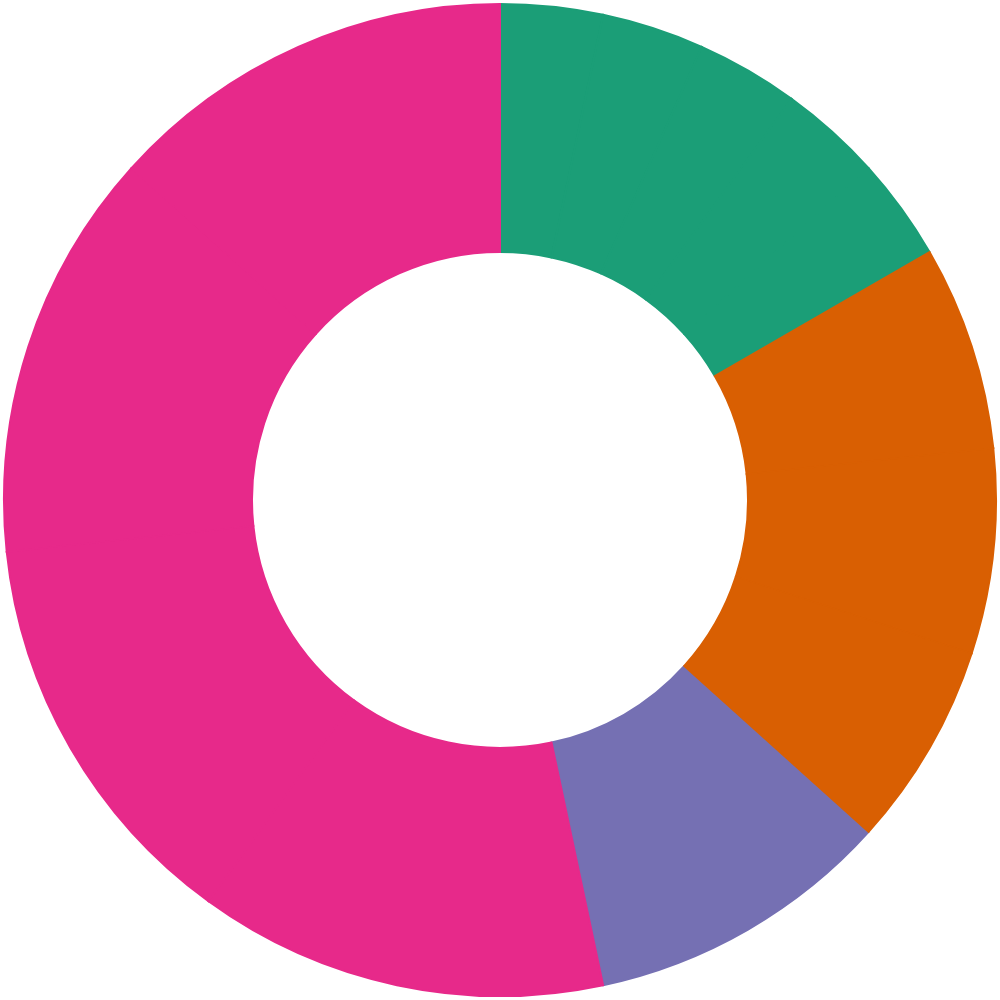

Source (Vega-Lite JSON):
### Vega specification from a JSON file in a GitHub repository (floating-point values rounded to 4 significant figures)
{"$schema": "https://vega.github.io/schema/vega/v3.0.json", "width": 500, "height": 500, "autosize": "fit", "signals": [{"name": "selected", "value": "", "on": [{"events": "arc:click!", "update": "datum"}, {"events": "dblclick!", "update": "''"}]}, {"name": "hovered", "value": "", "on": [{"events": "arc:mouseover!", "update": "datum"}, {"events": "arc:mouseout!", "update": "''"}]}], "data": [{"name": "table", "values": [{"assigneeId": 1, "assignee": "Samsung", "ipcId": 1, "ipcs": "Biocompatible crosslinked polymer preparation but with some new keywords as this is IPC number 11.", "records": 28, "strength": 87}, {"assigneeId": 1, "assignee": "Samsung", "ipcId": 2, "ipcs": "New biocompatible polyhydroxyalkanoate -  having a controlled degradation rate of less  than one year under physiological conditions.", "records": 58, "strength": 77}, {"assigneeId": 1, "assignee": "Samsung", "ipcId": 3, "ipcs": "Elastic substantially linear olefin polymers  with processability similar to high branched  LDPE but strength and toughness of LLDPE.", "records": 34, "strength": 24}, {"assigneeId": 1, "assignee": "Samsung", "ipcId": 4, "ipcs": "Elastic substantially linear olefin polymers  with processability similar to high branched  LDPE but strength and toughness of LLDPE.", "records": 89, "strength": 111}, {"assigneeId": 1, "assignee": "Samsung", "ipcId": 5, "ipcs": "Processability similar to high branched  LDPE but strength.", "records": 55, "strength": 78}, {"assigneeId": 2, "assignee": "Sony", "ipcId": 6, "ipcs": "New biocompatible polyhydroxyalkanoate -  having a controlled degradation rate of less  than one year under physiological conditions.", "records": 55, "strength": 55}, {"assigneeId": 2, "assignee": "Sony", "ipcId": 7, "ipcs": "Elastic substantially linear olefin polymers  with processability similar to high branched  LDPE but strength and toughness of LLDPE.", "records": 43, "strength": 43}, {"assigneeId": 3, "assignee": "Motorola", "ipcId": 8, "ipcs": "Biocompatible crosslinked polymer  preparation by nucleophilic-electrophilic  group reaction between functional polymer  and crosslinking agent, useful e.g. for  preventing surgical adhesions or for drug  delivery.", "records": 91, "strength": 91}, {"assigneeId": 4, "assignee": "Apple", "ipcId": 9, "ipcs": "Ethylene polymer, partic. substantially linear  ethylene polymer has melt flow ratio of at least  5.63, mol. wt. distribution of 1.5-2.5, greater  critical shear stress than similar polymers and  had improved processability.", "records": 81, "strength": 81}, {"assigneeId": 4, "assignee": "Apple", "ipcId": 10, "ipcs": "Elastic substantially linear olefin polymers  with processability similar to high branched  LDPE but strength and toughness of LLDPE.", "records": 53, "strength": 53}, {"assigneeId": 4, "assignee": "Apple", "ipcId": 11, "ipcs": "Processability similar to high branched  LDPE but strength.", "records": 19, "strength": 19}, {"assigneeId": 4, "assignee": "Apple", "ipcId": 12, "ipcs": "Biocompatible crosslinked polymer  preparation", "records": 87, "strength": 28}, {"assigneeId": 2, "assignee": "Sony", "ipcId": 13, "ipcs": "Biocompatible crosslinked polymer  preparation", "records": 67, "strength": 90}]}, {"name": "data_group_sum", "source": "table", "transform": [{"type": "aggregate", "groupby": ["assigneeId"], "fields": ["records"], "ops": ["sum"], "as": ["records_total"]}]}, {"name": "finalData", "source": "table", "transform": [{"type": "lookup", "from": "data_group_sum", "key": "assigneeId", "values": ["records_total"], "fields": ["assigneeId"]}, {"type": "pie", "field": "assigneeId", "sort": true}]}], "scales": [{"name": "color", "type": "ordinal", "range": {"scheme": "dark2"}}], "marks": [{"name": "mark", "type": "arc", "interactive": true, "from": {"data": "finalData"}, "encode": {"enter": {"fill": {"scale": "color", "field": "assignee"}, "x": {"signal": "width / 2"}, "y": {"signal": "height / 2"}}, "update": {"tooltip": [{"test": "(selected.assignee === datum.assignee)", "signal": "datum.ipcs + (datum.records ? ', ' + datum.records + ' records' : '')"}, {"signal": "datum.assignee + (datum.records_total ? ', ' + datum.records_total + ' records' : '')"}], "startAngle": {"field": "startAngle"}, "endAngle": {"field": "endAngle"}, "stroke": [{"test": "(selected.assignee === datum.assignee)", "value": "white"}, {"scale": "color", "field": "assignee"}], "strokeOpacity": [{"test": "!selected && !hovered || (hovered.assignee===datum.assignee)", "value": 1.0}, {"value": 0.0}], "padAngle": [{"test": "(selected.assignee !== datum.assignee)", "value": 0.0}, {"value": 0.01}], "innerRadius": {"signal": "width/4"}, "outerRadius": {"signal": "width / 2"}, "cornerRadius": {"value": 0}, "fill": [{"scale": "color", "field": "assignee"}], "fillOpacity": [{"test": "(!hovered && !selected) || (hovered.assignee === datum.assignee)", "value": 1.0}, {"test": "(selected.assignee === datum.assignee)", "signal": "datum.records", "mult": 0.01}, {"value": 0.25}]}, "hover": {}}}]}
